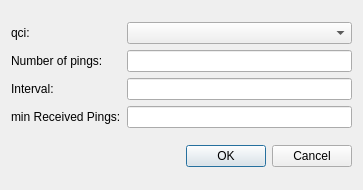
<?xml version="1.0" encoding="UTF-8"?>
<ui version="4.0">
 <class>PingForm</class>
 <widget class="QDialog" name="PingForm">
  <property name="geometry">
   <rect>
    <x>0</x>
    <y>0</y>
    <width>363</width>
    <height>190</height>
   </rect>
  </property>
  <property name="windowTitle">
   <string>Dialog</string>
  </property>
  <layout class="QVBoxLayout" name="verticalLayout_3">
   <item>
    <layout class="QHBoxLayout" name="horizontalLayout_2">
     <item>
      <layout class="QVBoxLayout" name="verticalLayout_2">
       <item>
        <widget class="QLabel" name="label">
         <property name="text">
          <string>qci:</string>
         </property>
        </widget>
       </item>
       <item>
        <widget class="QLabel" name="label_2">
         <property name="text">
          <string>Number of pings:</string>
         </property>
        </widget>
       </item>
       <item>
        <widget class="QLabel" name="label_3">
         <property name="text">
          <string>Interval:</string>
         </property>
        </widget>
       </item>
       <item>
        <widget class="QLabel" name="label_4">
         <property name="text">
          <string>min Received Pings:</string>
         </property>
        </widget>
       </item>
      </layout>
     </item>
     <item>
      <layout class="QVBoxLayout" name="verticalLayout">
       <item>
        <widget class="QComboBox" name="comboBox"/>
       </item>
       <item>
        <widget class="QLineEdit" name="numberOfPings"/>
       </item>
       <item>
        <widget class="QLineEdit" name="interval"/>
       </item>
       <item>
        <widget class="QLineEdit" name="minRecPings"/>
       </item>
      </layout>
     </item>
    </layout>
   </item>
   <item>
    <widget class="QDialogButtonBox" name="buttonBox">
     <property name="orientation">
      <enum>Qt::Horizontal</enum>
     </property>
     <property name="standardButtons">
      <set>QDialogButtonBox::Cancel|QDialogButtonBox::Ok</set>
     </property>
    </widget>
   </item>
  </layout>
 </widget>
 <resources/>
 <connections>
  <connection>
   <sender>buttonBox</sender>
   <signal>accepted()</signal>
   <receiver>PingForm</receiver>
   <slot>accept()</slot>
   <hints>
    <hint type="sourcelabel">
     <x>248</x>
     <y>254</y>
    </hint>
    <hint type="destinationlabel">
     <x>157</x>
     <y>274</y>
    </hint>
   </hints>
  </connection>
  <connection>
   <sender>buttonBox</sender>
   <signal>rejected()</signal>
   <receiver>PingForm</receiver>
   <slot>reject()</slot>
   <hints>
    <hint type="sourcelabel">
     <x>316</x>
     <y>260</y>
    </hint>
    <hint type="destinationlabel">
     <x>286</x>
     <y>274</y>
    </hint>
   </hints>
  </connection>
 </connections>
</ui>
